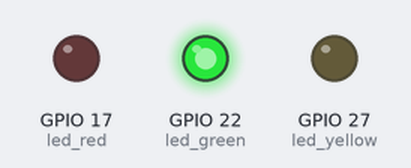
A program run on a simulated Raspberry Pi (BCM pin numbers). On the bench: output pins drawn as LEDs (lit = HIGH).

Above: at 0.05 s.
At 1.45 s:
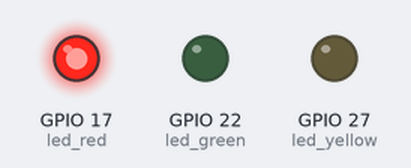
At 2.75 s:
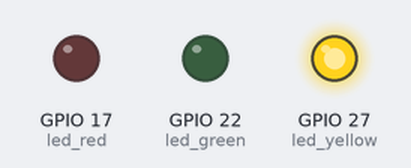
Timing chart, 0 to 3.0 s (numbered marks = the images above):
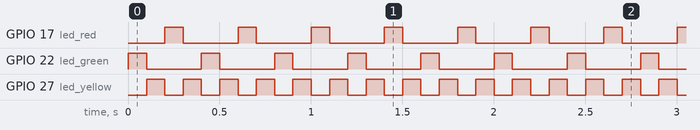

The program:

led_bnf.py
```python
# Basic scrip. Lights one led after the next from a list. Direction reversed when it hit the end or beginning of the list.
# GPIO OUT // BOARD 11, 13, 15 : BCM 18, 27, 22
# GROUND // BOARD 9
# 3x 220 ohm resistor
# 3x leds
# jumper wires: male/male and male/female

from gpiozero import LED
from time import sleep


led_green = LED(22)
led_yellow = LED(27)
led_red = LED(17)

led_list = [led_green, led_yellow, led_red]

t = 0.1

direction = 1
index = 0

while True:
    if index == 2:
        led_list[index].on()
        direction = -1
        sleep(t)
        led_list[index].off()
    elif index == 0:
        led_list[index].on()
        direction = 1
        sleep(t)
        led_list[index].off()
    else:
        led_list[index].on()
        sleep(t)
        led_list[index].off()
    index = index + 1 * direction
```

Measured:
- by itself, GPIO 17 (led_red), GPIO 22 (led_green): alternates HIGH for 0.10 s and LOW for 0.30 s
- by itself, GPIO 27 (led_yellow): alternates HIGH for 0.10 s and LOW for 0.10 s
